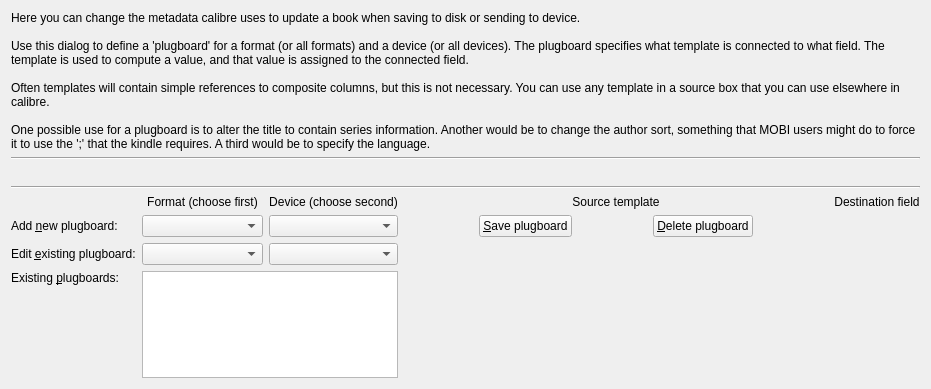
<?xml version="1.0" encoding="UTF-8"?>
<ui version="4.0">
 <class>Form</class>
 <widget class="QWidget" name="Form">
  <property name="geometry">
   <rect>
    <x>0</x>
    <y>0</y>
    <width>931</width>
    <height>389</height>
   </rect>
  </property>
  <property name="windowTitle">
   <string>Form</string>
  </property>
  <layout class="QGridLayout" name="gridLayout">
   <item row="0" column="0" colspan="2">
    <widget class="QLabel" name="label">
     <property name="text">
      <string>Here you can change the metadata calibre uses to update a book when saving to disk or sending to device.

Use this dialog to define a 'plugboard' for a format (or all formats) and a device (or all devices). The plugboard specifies what template is connected to what field. The template is used to compute a value, and that value is assigned to the connected field.

Often templates will contain simple references to composite columns, but this is not necessary. You can use any template in a source box that you can use elsewhere in calibre.

One possible use for a plugboard is to alter the title to contain series information. Another would be to change the author sort, something that MOBI users might do to force it to use the ';' that the kindle requires. A third would be to specify the language.</string>
     </property>
     <property name="textFormat">
      <enum>Qt::PlainText</enum>
     </property>
     <property name="wordWrap">
      <bool>true</bool>
     </property>
    </widget>
   </item>
   <item row="1" column="0" colspan="2">
    <widget class="Line" name="line">
     <property name="orientation">
      <enum>Qt::Horizontal</enum>
     </property>
    </widget>
   </item>
   <item row="2" column="0" colspan="2">
    <widget class="QLabel" name="device_label"/>
   </item>
   <item row="3" column="0" colspan="2">
    <widget class="Line" name="line">
     <property name="orientation">
      <enum>Qt::Horizontal</enum>
     </property>
    </widget>
   </item>
   <item row="4" column="0">
    <layout class="QGridLayout" name="gridLayout_2">
     <item row="0" column="1">
      <widget class="QLabel" name="label_6">
       <property name="text">
        <string>Format (choose first)</string>
       </property>
       <property name="alignment">
        <set>Qt::AlignCenter</set>
       </property>
      </widget>
     </item>
     <item row="0" column="2">
      <widget class="QLabel" name="label_7">
       <property name="text">
        <string>Device (choose second)</string>
       </property>
       <property name="alignment">
        <set>Qt::AlignCenter</set>
       </property>
      </widget>
     </item>
     <item row="1" column="0">
      <widget class="QLabel" name="label_5">
       <property name="text">
        <string>Add &amp;new plugboard:</string>
       </property>
       <property name="buddy">
        <cstring>new_format</cstring>
       </property>
      </widget>
     </item>
     <item row="1" column="1">
      <widget class="QComboBox" name="new_format"/>
     </item>
     <item row="1" column="2">
      <widget class="QComboBox" name="new_device"/>
     </item>
     <item row="2" column="0">
      <widget class="QLabel" name="label_4">
       <property name="text">
        <string>Edit &amp;existing plugboard:</string>
       </property>
       <property name="buddy">
        <cstring>edit_format</cstring>
       </property>
      </widget>
     </item>
     <item row="2" column="1">
      <widget class="QComboBox" name="edit_format"/>
     </item>
     <item row="2" column="2">
      <widget class="QComboBox" name="edit_device"/>
     </item>
     <item row="3" column="0">
      <widget class="QLabel" name="label_41">
       <property name="text">
        <string>Existing &amp;plugboards:</string>
       </property>
       <property name="alignment">
        <set>Qt::AlignLeading|Qt::AlignLeft|Qt::AlignTop</set>
       </property>
       <property name="buddy">
        <cstring>existing_plugboards</cstring>
       </property>
      </widget>
     </item>
     <item row="3" column="1" colspan="2">
      <widget class="QListWidget" name="existing_plugboards">
       <property name="sizeIncrement">
        <size>
         <width>0</width>
         <height>0</height>
        </size>
       </property>
      </widget>
     </item>
     <item row="4" column="0">
      <spacer name="verticalSpacer">
       <property name="orientation">
        <enum>Qt::Vertical</enum>
       </property>
       <property name="sizeHint" stdset="0">
        <size>
         <width>20</width>
         <height>40</height>
        </size>
       </property>
      </spacer>
     </item>
    </layout>
   </item>
   <item row="4" column="1">
    <layout class="QGridLayout" name="fields_layout">
     <item row="0" column="0">
      <widget class="QLabel" name="label_2">
       <property name="text">
        <string>Source template</string>
       </property>
       <property name="alignment">
        <set>Qt::AlignCenter</set>
       </property>
      </widget>
     </item>
     <item row="0" column="1">
      <widget class="QLabel" name="label_3">
       <property name="text">
        <string>Destination field</string>
       </property>
       <property name="alignment">
        <set>Qt::AlignCenter</set>
       </property>
      </widget>
     </item>
     <item row="21" column="0">
      <spacer name="verticalSpacer_2">
       <property name="orientation">
        <enum>Qt::Vertical</enum>
       </property>
       <property name="sizeHint" stdset="0">
        <size>
         <width>20</width>
         <height>40</height>
        </size>
       </property>
      </spacer>
     </item>
     <item row="19" column="0">
      <layout class="QHBoxLayout" name="horizontalLayout">
       <item>
        <spacer name="horizontalSpacer_2">
         <property name="orientation">
          <enum>Qt::Horizontal</enum>
         </property>
         <property name="sizeHint" stdset="0">
          <size>
           <width>40</width>
           <height>20</height>
          </size>
         </property>
        </spacer>
       </item>
       <item>
        <widget class="QPushButton" name="ok_button">
         <property name="text">
          <string>&amp;Save plugboard</string>
         </property>
        </widget>
       </item>
       <item>
        <spacer name="horizontalSpacer">
         <property name="orientation">
          <enum>Qt::Horizontal</enum>
         </property>
         <property name="sizeHint" stdset="0">
          <size>
           <width>40</width>
           <height>20</height>
          </size>
         </property>
        </spacer>
       </item>
       <item>
        <widget class="QPushButton" name="del_button">
         <property name="text">
          <string>&amp;Delete plugboard</string>
         </property>
        </widget>
       </item>
       <item>
        <spacer name="horizontalSpacer_3">
         <property name="orientation">
          <enum>Qt::Horizontal</enum>
         </property>
         <property name="sizeHint" stdset="0">
          <size>
           <width>40</width>
           <height>20</height>
          </size>
         </property>
        </spacer>
       </item>
      </layout>
     </item>
    </layout>
   </item>
  </layout>
 </widget>
 <resources/>
 <connections/>
</ui>
